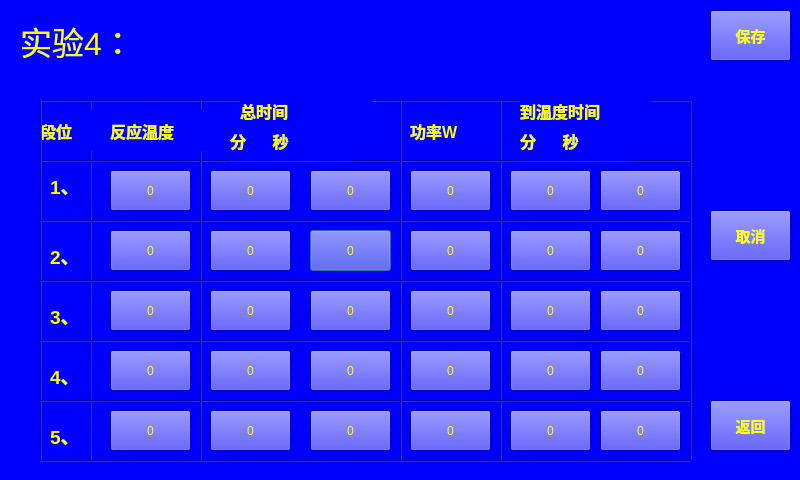
<?xml version="1.0" encoding="UTF-8"?>
<ui version="4.0">
 <class>Setting_4</class>
 <widget class="QDialog" name="Setting_4">
  <property name="geometry">
   <rect>
    <x>0</x>
    <y>0</y>
    <width>800</width>
    <height>480</height>
   </rect>
  </property>
  <property name="windowTitle">
   <string>Dialog</string>
  </property>
  <property name="styleSheet">
   <string notr="true">color: rgb(255, 255, 0);
background-color: rgb(0, 0, 255);</string>
  </property>
  <widget class="Line" name="line_10">
   <property name="geometry">
    <rect>
     <x>90</x>
     <y>100</y>
     <width>2</width>
     <height>361</height>
    </rect>
   </property>
   <property name="orientation">
    <enum>Qt::Vertical</enum>
   </property>
  </widget>
  <widget class="QPushButton" name="pushButton_10">
   <property name="geometry">
    <rect>
     <x>310</x>
     <y>230</y>
     <width>81</width>
     <height>41</height>
    </rect>
   </property>
   <property name="text">
    <string>0</string>
   </property>
  </widget>
  <widget class="Line" name="line_13">
   <property name="geometry">
    <rect>
     <x>500</x>
     <y>100</y>
     <width>2</width>
     <height>361</height>
    </rect>
   </property>
   <property name="orientation">
    <enum>Qt::Vertical</enum>
   </property>
  </widget>
  <widget class="Line" name="line_2">
   <property name="geometry">
    <rect>
     <x>40</x>
     <y>160</y>
     <width>651</width>
     <height>2</height>
    </rect>
   </property>
   <property name="orientation">
    <enum>Qt::Horizontal</enum>
   </property>
  </widget>
  <widget class="QPushButton" name="pushButton_22">
   <property name="geometry">
    <rect>
     <x>410</x>
     <y>350</y>
     <width>81</width>
     <height>41</height>
    </rect>
   </property>
   <property name="text">
    <string>0</string>
   </property>
  </widget>
  <widget class="QLabel" name="label_2">
   <property name="geometry">
    <rect>
     <x>40</x>
     <y>110</y>
     <width>61</width>
     <height>41</height>
    </rect>
   </property>
   <property name="font">
    <font>
     <pointsize>12</pointsize>
     <weight>75</weight>
     <bold>true</bold>
    </font>
   </property>
   <property name="text">
    <string>段位</string>
   </property>
  </widget>
  <widget class="QPushButton" name="pushButton_20">
   <property name="geometry">
    <rect>
     <x>410</x>
     <y>230</y>
     <width>81</width>
     <height>41</height>
    </rect>
   </property>
   <property name="text">
    <string>0</string>
   </property>
  </widget>
  <widget class="QPushButton" name="pushButton_5">
   <property name="geometry">
    <rect>
     <x>110</x>
     <y>350</y>
     <width>81</width>
     <height>41</height>
    </rect>
   </property>
   <property name="text">
    <string>0</string>
   </property>
  </widget>
  <widget class="Line" name="line">
   <property name="geometry">
    <rect>
     <x>40</x>
     <y>100</y>
     <width>651</width>
     <height>2</height>
    </rect>
   </property>
   <property name="orientation">
    <enum>Qt::Horizontal</enum>
   </property>
  </widget>
  <widget class="QPushButton" name="pushButton_3">
   <property name="geometry">
    <rect>
     <x>110</x>
     <y>230</y>
     <width>81</width>
     <height>41</height>
    </rect>
   </property>
   <property name="text">
    <string>0</string>
   </property>
  </widget>
  <widget class="Line" name="line_8">
   <property name="geometry">
    <rect>
     <x>40</x>
     <y>460</y>
     <width>651</width>
     <height>2</height>
    </rect>
   </property>
   <property name="orientation">
    <enum>Qt::Horizontal</enum>
   </property>
  </widget>
  <widget class="QLabel" name="label_10">
   <property name="geometry">
    <rect>
     <x>50</x>
     <y>240</y>
     <width>41</width>
     <height>31</height>
    </rect>
   </property>
   <property name="font">
    <font>
     <pointsize>14</pointsize>
     <weight>75</weight>
     <bold>true</bold>
    </font>
   </property>
   <property name="text">
    <string>2、</string>
   </property>
  </widget>
  <widget class="QPushButton" name="pushButton_21">
   <property name="geometry">
    <rect>
     <x>410</x>
     <y>290</y>
     <width>81</width>
     <height>41</height>
    </rect>
   </property>
   <property name="text">
    <string>0</string>
   </property>
  </widget>
  <widget class="Line" name="line_3">
   <property name="geometry">
    <rect>
     <x>40</x>
     <y>100</y>
     <width>2</width>
     <height>361</height>
    </rect>
   </property>
   <property name="orientation">
    <enum>Qt::Vertical</enum>
   </property>
  </widget>
  <widget class="Line" name="line_7">
   <property name="geometry">
    <rect>
     <x>40</x>
     <y>400</y>
     <width>651</width>
     <height>2</height>
    </rect>
   </property>
   <property name="orientation">
    <enum>Qt::Horizontal</enum>
   </property>
  </widget>
  <widget class="QPushButton" name="pushButton">
   <property name="geometry">
    <rect>
     <x>710</x>
     <y>10</y>
     <width>81</width>
     <height>51</height>
    </rect>
   </property>
   <property name="font">
    <font>
     <pointsize>11</pointsize>
     <weight>75</weight>
     <bold>true</bold>
    </font>
   </property>
   <property name="text">
    <string>保存</string>
   </property>
  </widget>
  <widget class="QPushButton" name="pushButton_33">
   <property name="geometry">
    <rect>
     <x>710</x>
     <y>400</y>
     <width>81</width>
     <height>51</height>
    </rect>
   </property>
   <property name="font">
    <font>
     <pointsize>11</pointsize>
     <weight>75</weight>
     <bold>true</bold>
    </font>
   </property>
   <property name="text">
    <string>返回</string>
   </property>
  </widget>
  <widget class="Line" name="line_4">
   <property name="geometry">
    <rect>
     <x>40</x>
     <y>220</y>
     <width>651</width>
     <height>2</height>
    </rect>
   </property>
   <property name="orientation">
    <enum>Qt::Horizontal</enum>
   </property>
  </widget>
  <widget class="QPushButton" name="pushButton_23">
   <property name="geometry">
    <rect>
     <x>410</x>
     <y>410</y>
     <width>81</width>
     <height>41</height>
    </rect>
   </property>
   <property name="text">
    <string>0</string>
   </property>
  </widget>
  <widget class="QPushButton" name="pushButton_32">
   <property name="geometry">
    <rect>
     <x>710</x>
     <y>210</y>
     <width>81</width>
     <height>51</height>
    </rect>
   </property>
   <property name="font">
    <font>
     <pointsize>11</pointsize>
     <weight>75</weight>
     <bold>true</bold>
    </font>
   </property>
   <property name="text">
    <string>取消</string>
   </property>
  </widget>
  <widget class="QLabel" name="label_7">
   <property name="geometry">
    <rect>
     <x>520</x>
     <y>90</y>
     <width>131</width>
     <height>41</height>
    </rect>
   </property>
   <property name="font">
    <font>
     <pointsize>12</pointsize>
     <weight>75</weight>
     <bold>true</bold>
    </font>
   </property>
   <property name="text">
    <string>到温度时间</string>
   </property>
  </widget>
  <widget class="QPushButton" name="pushButton_9">
   <property name="geometry">
    <rect>
     <x>210</x>
     <y>230</y>
     <width>81</width>
     <height>41</height>
    </rect>
   </property>
   <property name="text">
    <string>0</string>
   </property>
  </widget>
  <widget class="QPushButton" name="pushButton_2">
   <property name="geometry">
    <rect>
     <x>110</x>
     <y>170</y>
     <width>81</width>
     <height>41</height>
    </rect>
   </property>
   <property name="styleSheet">
    <string notr="true"/>
   </property>
   <property name="text">
    <string>0</string>
   </property>
   <property name="flat">
    <bool>false</bool>
   </property>
  </widget>
  <widget class="QPushButton" name="pushButton_14">
   <property name="geometry">
    <rect>
     <x>310</x>
     <y>350</y>
     <width>81</width>
     <height>41</height>
    </rect>
   </property>
   <property name="text">
    <string>0</string>
   </property>
  </widget>
  <widget class="QLabel" name="label_6">
   <property name="geometry">
    <rect>
     <x>410</x>
     <y>110</y>
     <width>81</width>
     <height>41</height>
    </rect>
   </property>
   <property name="font">
    <font>
     <pointsize>12</pointsize>
     <weight>75</weight>
     <bold>true</bold>
    </font>
   </property>
   <property name="text">
    <string>功率W</string>
   </property>
  </widget>
  <widget class="QPushButton" name="pushButton_11">
   <property name="geometry">
    <rect>
     <x>210</x>
     <y>290</y>
     <width>81</width>
     <height>41</height>
    </rect>
   </property>
   <property name="text">
    <string>0</string>
   </property>
  </widget>
  <widget class="QPushButton" name="pushButton_26">
   <property name="geometry">
    <rect>
     <x>510</x>
     <y>290</y>
     <width>81</width>
     <height>41</height>
    </rect>
   </property>
   <property name="text">
    <string>0</string>
   </property>
  </widget>
  <widget class="QPushButton" name="pushButton_13">
   <property name="geometry">
    <rect>
     <x>210</x>
     <y>350</y>
     <width>81</width>
     <height>41</height>
    </rect>
   </property>
   <property name="text">
    <string>0</string>
   </property>
  </widget>
  <widget class="QPushButton" name="pushButton_29">
   <property name="geometry">
    <rect>
     <x>600</x>
     <y>350</y>
     <width>81</width>
     <height>41</height>
    </rect>
   </property>
   <property name="text">
    <string>0</string>
   </property>
  </widget>
  <widget class="QLabel" name="label_4">
   <property name="geometry">
    <rect>
     <x>240</x>
     <y>90</y>
     <width>131</width>
     <height>41</height>
    </rect>
   </property>
   <property name="font">
    <font>
     <pointsize>12</pointsize>
     <weight>75</weight>
     <bold>true</bold>
    </font>
   </property>
   <property name="text">
    <string>总时间</string>
   </property>
  </widget>
  <widget class="Line" name="line_12">
   <property name="geometry">
    <rect>
     <x>400</x>
     <y>100</y>
     <width>2</width>
     <height>361</height>
    </rect>
   </property>
   <property name="orientation">
    <enum>Qt::Vertical</enum>
   </property>
  </widget>
  <widget class="QLabel" name="label_5">
   <property name="geometry">
    <rect>
     <x>230</x>
     <y>120</y>
     <width>121</width>
     <height>41</height>
    </rect>
   </property>
   <property name="font">
    <font>
     <pointsize>12</pointsize>
     <weight>75</weight>
     <bold>true</bold>
    </font>
   </property>
   <property name="text">
    <string>分      秒</string>
   </property>
  </widget>
  <widget class="QLabel" name="label">
   <property name="geometry">
    <rect>
     <x>20</x>
     <y>20</y>
     <width>241</width>
     <height>41</height>
    </rect>
   </property>
   <property name="font">
    <font>
     <pointsize>24</pointsize>
    </font>
   </property>
   <property name="text">
    <string>实验4：</string>
   </property>
  </widget>
  <widget class="QPushButton" name="pushButton_16">
   <property name="geometry">
    <rect>
     <x>310</x>
     <y>410</y>
     <width>81</width>
     <height>41</height>
    </rect>
   </property>
   <property name="text">
    <string>0</string>
   </property>
  </widget>
  <widget class="QLabel" name="label_11">
   <property name="geometry">
    <rect>
     <x>50</x>
     <y>300</y>
     <width>41</width>
     <height>31</height>
    </rect>
   </property>
   <property name="font">
    <font>
     <pointsize>14</pointsize>
     <weight>75</weight>
     <bold>true</bold>
    </font>
   </property>
   <property name="text">
    <string>3、</string>
   </property>
  </widget>
  <widget class="QPushButton" name="pushButton_17">
   <property name="geometry">
    <rect>
     <x>410</x>
     <y>170</y>
     <width>81</width>
     <height>41</height>
    </rect>
   </property>
   <property name="text">
    <string>0</string>
   </property>
  </widget>
  <widget class="QPushButton" name="pushButton_7">
   <property name="geometry">
    <rect>
     <x>210</x>
     <y>170</y>
     <width>81</width>
     <height>41</height>
    </rect>
   </property>
   <property name="text">
    <string>0</string>
   </property>
  </widget>
  <widget class="QPushButton" name="pushButton_19">
   <property name="geometry">
    <rect>
     <x>600</x>
     <y>170</y>
     <width>81</width>
     <height>41</height>
    </rect>
   </property>
   <property name="text">
    <string>0</string>
   </property>
  </widget>
  <widget class="QPushButton" name="pushButton_4">
   <property name="geometry">
    <rect>
     <x>110</x>
     <y>290</y>
     <width>81</width>
     <height>41</height>
    </rect>
   </property>
   <property name="text">
    <string>0</string>
   </property>
  </widget>
  <widget class="QLabel" name="label_12">
   <property name="geometry">
    <rect>
     <x>50</x>
     <y>360</y>
     <width>41</width>
     <height>31</height>
    </rect>
   </property>
   <property name="font">
    <font>
     <pointsize>14</pointsize>
     <weight>75</weight>
     <bold>true</bold>
    </font>
   </property>
   <property name="text">
    <string>4、</string>
   </property>
  </widget>
  <widget class="QPushButton" name="pushButton_8">
   <property name="geometry">
    <rect>
     <x>310</x>
     <y>170</y>
     <width>81</width>
     <height>41</height>
    </rect>
   </property>
   <property name="text">
    <string>0</string>
   </property>
  </widget>
  <widget class="QPushButton" name="pushButton_30">
   <property name="geometry">
    <rect>
     <x>510</x>
     <y>410</y>
     <width>81</width>
     <height>41</height>
    </rect>
   </property>
   <property name="text">
    <string>0</string>
   </property>
  </widget>
  <widget class="QPushButton" name="pushButton_28">
   <property name="geometry">
    <rect>
     <x>510</x>
     <y>350</y>
     <width>81</width>
     <height>41</height>
    </rect>
   </property>
   <property name="text">
    <string>0</string>
   </property>
  </widget>
  <widget class="Line" name="line_9">
   <property name="geometry">
    <rect>
     <x>690</x>
     <y>100</y>
     <width>2</width>
     <height>361</height>
    </rect>
   </property>
   <property name="orientation">
    <enum>Qt::Vertical</enum>
   </property>
  </widget>
  <widget class="QPushButton" name="pushButton_25">
   <property name="geometry">
    <rect>
     <x>600</x>
     <y>230</y>
     <width>81</width>
     <height>41</height>
    </rect>
   </property>
   <property name="text">
    <string>0</string>
   </property>
  </widget>
  <widget class="Line" name="line_6">
   <property name="geometry">
    <rect>
     <x>40</x>
     <y>340</y>
     <width>651</width>
     <height>2</height>
    </rect>
   </property>
   <property name="orientation">
    <enum>Qt::Horizontal</enum>
   </property>
  </widget>
  <widget class="Line" name="line_11">
   <property name="geometry">
    <rect>
     <x>200</x>
     <y>100</y>
     <width>2</width>
     <height>361</height>
    </rect>
   </property>
   <property name="orientation">
    <enum>Qt::Vertical</enum>
   </property>
  </widget>
  <widget class="QPushButton" name="pushButton_27">
   <property name="geometry">
    <rect>
     <x>600</x>
     <y>290</y>
     <width>81</width>
     <height>41</height>
    </rect>
   </property>
   <property name="text">
    <string>0</string>
   </property>
  </widget>
  <widget class="QPushButton" name="pushButton_6">
   <property name="geometry">
    <rect>
     <x>110</x>
     <y>410</y>
     <width>81</width>
     <height>41</height>
    </rect>
   </property>
   <property name="text">
    <string>0</string>
   </property>
  </widget>
  <widget class="QPushButton" name="pushButton_24">
   <property name="geometry">
    <rect>
     <x>510</x>
     <y>230</y>
     <width>81</width>
     <height>41</height>
    </rect>
   </property>
   <property name="text">
    <string>0</string>
   </property>
  </widget>
  <widget class="QPushButton" name="pushButton_15">
   <property name="geometry">
    <rect>
     <x>210</x>
     <y>410</y>
     <width>81</width>
     <height>41</height>
    </rect>
   </property>
   <property name="text">
    <string>0</string>
   </property>
  </widget>
  <widget class="QPushButton" name="pushButton_12">
   <property name="geometry">
    <rect>
     <x>310</x>
     <y>290</y>
     <width>81</width>
     <height>41</height>
    </rect>
   </property>
   <property name="text">
    <string>0</string>
   </property>
  </widget>
  <widget class="QLabel" name="label_13">
   <property name="geometry">
    <rect>
     <x>50</x>
     <y>420</y>
     <width>41</width>
     <height>31</height>
    </rect>
   </property>
   <property name="font">
    <font>
     <pointsize>14</pointsize>
     <weight>75</weight>
     <bold>true</bold>
    </font>
   </property>
   <property name="text">
    <string>5、</string>
   </property>
  </widget>
  <widget class="QLabel" name="label_8">
   <property name="geometry">
    <rect>
     <x>520</x>
     <y>120</y>
     <width>111</width>
     <height>41</height>
    </rect>
   </property>
   <property name="font">
    <font>
     <pointsize>12</pointsize>
     <weight>75</weight>
     <bold>true</bold>
    </font>
   </property>
   <property name="text">
    <string>分      秒</string>
   </property>
  </widget>
  <widget class="QPushButton" name="pushButton_18">
   <property name="geometry">
    <rect>
     <x>510</x>
     <y>170</y>
     <width>81</width>
     <height>41</height>
    </rect>
   </property>
   <property name="text">
    <string>0</string>
   </property>
  </widget>
  <widget class="QLabel" name="label_9">
   <property name="geometry">
    <rect>
     <x>50</x>
     <y>170</y>
     <width>41</width>
     <height>31</height>
    </rect>
   </property>
   <property name="font">
    <font>
     <pointsize>14</pointsize>
     <weight>75</weight>
     <bold>true</bold>
    </font>
   </property>
   <property name="text">
    <string>1、</string>
   </property>
  </widget>
  <widget class="Line" name="line_5">
   <property name="geometry">
    <rect>
     <x>40</x>
     <y>280</y>
     <width>651</width>
     <height>2</height>
    </rect>
   </property>
   <property name="orientation">
    <enum>Qt::Horizontal</enum>
   </property>
  </widget>
  <widget class="QLabel" name="label_3">
   <property name="geometry">
    <rect>
     <x>110</x>
     <y>110</y>
     <width>101</width>
     <height>41</height>
    </rect>
   </property>
   <property name="font">
    <font>
     <pointsize>12</pointsize>
     <weight>75</weight>
     <bold>true</bold>
    </font>
   </property>
   <property name="text">
    <string>反应温度</string>
   </property>
  </widget>
  <widget class="QPushButton" name="pushButton_31">
   <property name="geometry">
    <rect>
     <x>600</x>
     <y>410</y>
     <width>81</width>
     <height>41</height>
    </rect>
   </property>
   <property name="text">
    <string>0</string>
   </property>
  </widget>
 </widget>
 <resources/>
 <connections/>
</ui>
